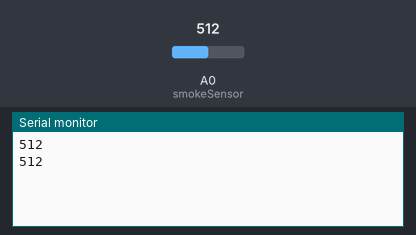
The sketch below on a simulated Arduino Uno, built with avr-gcc and run on an emulated ATmega328P. Parts: the last lines printed to the serial monitor. Inputs (shaded band) come from the test bench; at power-on: A0 (smokeSensor) = 512.

Above: at 2.8 s.
2.9 s: A0 (smokeSensor) set to 716
At 4.8 s:
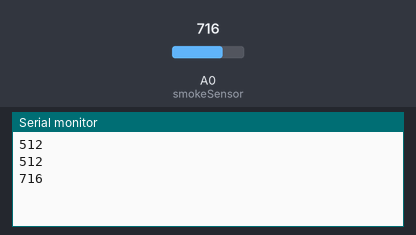
5.6 s: A0 (smokeSensor) set to 900
At 7.5 s:
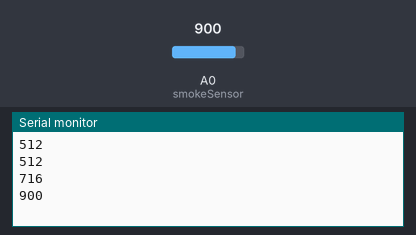
Timing chart, 0 to 9.0 s (numbered marks = the images above; inputs shaded):
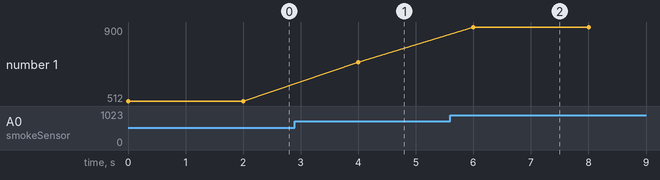

The sketch:

smoke_sensor.ino
```cpp
/*
----------------------------------- TEMPERATURE, HUMIDITY & SMOKE MODULE -----------------------------------
This sketch contains code for collecting the data from a MQ2 Smoke sensor and a DHT11 sensor.
The sensors have been attached to a wemos d1 mini esp8266 microcontroller.
*/
#define smokeSensor A0
int airQuality = 0;

void setup() {
  Serial.begin(115200);
}

void loop() {
  readSmokeSensor();
}

/*
 * This method gets the air quality from the smoke sensor
 * @return void
 */
void readSmokeSensor() {
  airQuality = analogRead(smokeSensor);
  if(isnan(airQuality)){
    Serial.println("Failed");
   }
  Serial.println(airQuality);
  delay(2000);
}
```

Measured:
- after the input at 2.9 s, the serial monitor: prints a new line after 1.1 s (image 1)
- after the input at 5.6 s, the serial monitor: prints a new line after 0.40 s (image 2)
- plotted number 1: 512 → 716 after the input at 2.9 s, 716 → 900 after the input at 5.6 s
